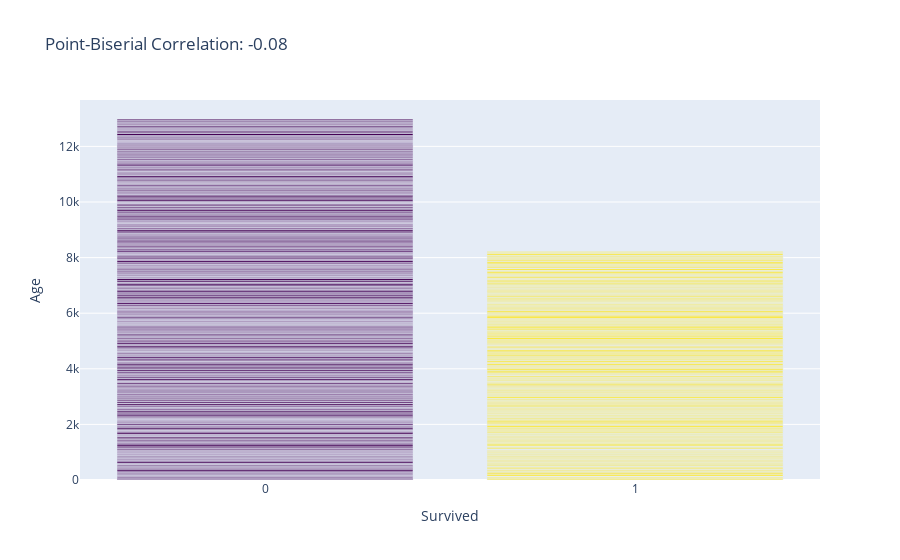

Source (notebook cell):
### Markdown cell above
### Python Code Example:

### Code cell
import seaborn as sns
import plotly.graph_objects as go

# Load the Titanic dataset
titanic = sns.load_dataset('titanic')

# Drop missing age values
titanic.dropna(subset=['age'], inplace=True)

# Calculate Point-Biserial Correlation
correlation_coefficient = titanic['age'].corr(titanic['survived'], method='pearson')

# Bar plot to visualize the relationship
fig = go.Figure()
fig.add_trace(go.Bar(x=titanic['survived'], y=titanic['age'], 
                     marker=dict(color=titanic['survived'], colorscale='Viridis'),
                     hovertext=titanic['survived']))

fig.update_layout(title=f"Point-Biserial Correlation: {correlation_coefficient:.2f}",
                  xaxis_title='Survived',
                  yaxis_title='Age')

fig.show()

### Figure 1 — Plotly figure (JSON) as saved in the notebook; plotly's stock layout.template omitted (floating-point values rounded to 4 significant figures; data arrays with more than 128 entries replaced by an {"elided": "..."} marker saying what was removed)
{"data": [{"hovertext": {"elided": "714 int values"}, "marker": {"color": {"elided": "714 int values"}, "colorscale": [[0, "#440154"], [0.1111, "#482878"], [0.2222, "#3e4989"], [0.3333, "#31688e"], [0.4444, "#26828e"], [0.5556, "#1f9e89"], [0.6667, "#35b779"], [0.7778, "#6ece58"], [0.8889, "#b5de2b"], [1, "#fde725"]]}, "type": "bar", "x": {"elided": "714 int values"}, "y": {"elided": "714 float values"}}], "layout": {"title": {"text": "Point-Biserial Correlation: -0.08"}, "xaxis": {"title": {"text": "Survived"}}, "yaxis": {"title": {"text": "Age"}}}}
